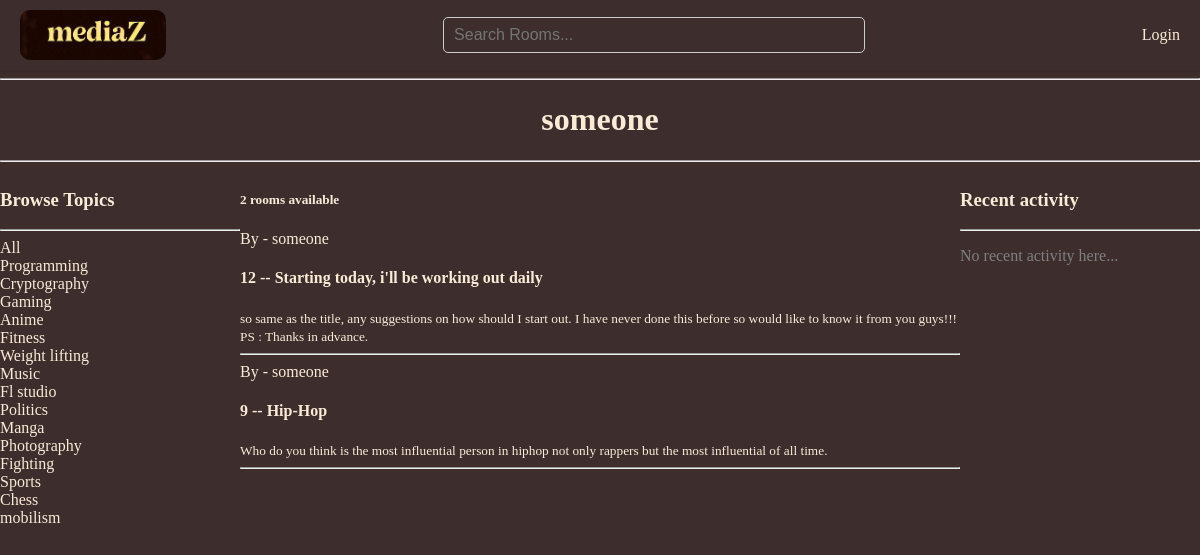
Page /user/4 on the committed database.
### base/models.py (models this page shows, shortened)
class Topic(models.Model):
    name = models.CharField(max_length=200)

class Room(models.Model):
    host = models.ForeignKey(User, on_delete=models.SET_NULL, null=True)
    topic = models.ForeignKey(Topic, on_delete=models.SET_NULL, null=True)
    name = models.CharField(max_length=200)
    description = models.TextField(null=True, blank=True)
    participants = models.ManyToManyField(
        User,
        related_name='participants',
        blank=True
    )
    updated = models.DateTimeField(auto_now=True)
    created = models.DateTimeField(auto_now_add=True)
    class Meta:
        ordering = ['-updated', '-created']

### base/views.py (the view)
# urls.py: path('user/<str:pk>', views.userProfile, name='user'),
def userProfile(request, pk):
    user = User.objects.get(id=pk)
    rooms = user.room_set.all().order_by('-created')
    topics = Topic.objects.all()
    room_comments = user.message_set.all().order_by('-created')
    paginator = Paginator(rooms, 5)
    page_number = request.GET.get('page')
    page_obj = paginator.get_page(page_number)
    comment_paginator = Paginator(room_comments, 7)
    comment_page_number = request.GET.get('comment_page')
    comment_page_obj = comment_paginator.get_page(comment_page_number)
    context = {
        'user':user,
        'rooms':rooms,
        'room_comments':room_comments,
        'topics':topics,
        'page_obj': page_obj,
        'comment_page_obj':comment_page_obj
    }
    return render(request, 'base/profile.html', context)

### base/templates/base/profile.html (shortened to what this page needs)
{% extends 'main.html' %}
{% block content %}
<h1 class="header">{{user.username}}</h1>
<hr>
<div class="profile-container">
    <div>
        {% include 'base/topics.html' %}
    </div>
    {% if rooms %}
        <div>
            <h5>{{ page_obj.paginator.count }} rooms available</h5>
            {%include 'base/feed.html' %}
        </div>
    {% else %}
        <p class="no-rooms">No rooms created..</p>
    {% endif %}
    <div>
        {% include 'base/activity.html' %}
    </div>
</div>
{% endblock content %}

### base/templates/base/topics.html
<h3>Browse Topics</h3>
        <hr>
        <div>
            <a href="{% url 'home' %}">All</a>
        </div>
        {% for topic in topics %}
            <div>
                <a href="{% url 'home' %}?q={{topic.name}}"> {{topic.name}}</a>
            </div>
        {% endfor %}

### base/templates/base/feed.html (shortened to what this page needs)
{% for room in page_obj %}
                <div>
                    By - <a href="{% url 'user' room.host.id %}">{{room.host.username}}</a>
                    <h4>{{room.id}} -- <a href="{% url 'room' room.id %}">{{room.name}}</a></h4>
                    <small>{{room.description}}</small>
                    <hr>
                </div>
{% endfor %}

### static/styles/main.css (style rules this page uses)
* { background-color:rgb(61, 45, 45); color:antiquewhite; }
body { margin: 0; padding: 0; font-family: 'Times New Roman'; }
a { text-decoration: none; }
.header { text-align: center; }

### base/templates/base/profile.html (style rules this page uses)
.profile-container { display: grid; grid-template-columns: 1fr 3fr 1fr; }

### rows in the picture
Topic: name "Programming"
Topic: name "Cryptography"
Topic: name "Gaming"
Topic: name "Anime"
Topic: name "Fitness"
Topic: name "Weight lifting"
Topic: name "Music"
Topic: name "Fl studio"
Topic: name "Politics"
Topic: name "Manga"
Topic: name "Photography"
Topic: name "Fighting"
Topic: name "Sports"
Topic: name "Chess"
Topic: name "mobilism"
Room: host.username "someone", id "12", name "Starting today, i'll be working out daily", description "so same as the title, any suggestions on how should I start out. I have never done this before so would like to know it from you guys!!! PS : Thanks in advance."
Room: host.username "someone", id "9", name "Hip-Hop", description "Who do you think is the most influential person in hiphop not only rappers but the most influential of all time."

### other values in the picture
{{ user.username }} "someone"
{{ page_obj.paginator.count }} "2"
